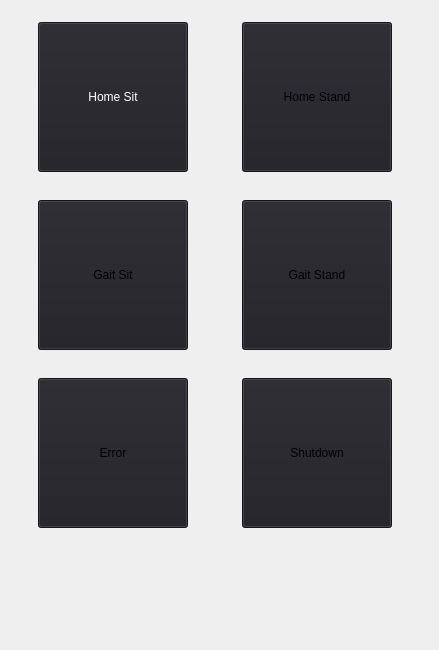
<?xml version="1.0" encoding="UTF-8"?>
<ui version="4.0">
 <class>March Input Device</class>
 <widget class="QWidget" name="March Input Device">
  <property name="geometry">
   <rect>
    <x>0</x>
    <y>0</y>
    <width>439</width>
    <height>650</height>
   </rect>
  </property>
  <property name="windowTitle">
   <string>March Input Device</string>
  </property>
  <widget class="QWidget" name="layoutWidget">
   <property name="geometry">
    <rect>
     <x>-10</x>
     <y>0</y>
     <width>451</width>
     <height>551</height>
    </rect>
   </property>
   <layout class="QGridLayout" name="gridLayout">
    <item row="1" column="1">
     <widget class="QPushButton" name="gait_stand_button">
      <property name="minimumSize">
       <size>
        <width>150</width>
        <height>150</height>
       </size>
      </property>
      <property name="maximumSize">
       <size>
        <width>150</width>
        <height>150</height>
       </size>
      </property>
      <property name="autoFillBackground">
       <bool>false</bool>
      </property>
      <property name="styleSheet">
       <string notr="true">background: url(:/buttons/img/gait_stand.png) no-repeat center center fixed;
background-color:#1F1E24;</string>
      </property>
      <property name="text">
       <string>Gait Stand</string>
      </property>
     </widget>
    </item>
    <item row="1" column="0">
     <widget class="QPushButton" name="gait_sit_button">
      <property name="minimumSize">
       <size>
        <width>150</width>
        <height>150</height>
       </size>
      </property>
      <property name="maximumSize">
       <size>
        <width>150</width>
        <height>150</height>
       </size>
      </property>
      <property name="autoFillBackground">
       <bool>false</bool>
      </property>
      <property name="styleSheet">
       <string notr="true">background: url(:/buttons/img/gait_sit.png) no-repeat center center fixed;
background-color:#1F1E24;</string>
      </property>
      <property name="text">
       <string>Gait Sit</string>
      </property>
     </widget>
    </item>
    <item row="0" column="1">
     <widget class="QPushButton" name="home_stand_button">
      <property name="minimumSize">
       <size>
        <width>150</width>
        <height>150</height>
       </size>
      </property>
      <property name="maximumSize">
       <size>
        <width>150</width>
        <height>150</height>
       </size>
      </property>
      <property name="autoFillBackground">
       <bool>false</bool>
      </property>
      <property name="styleSheet">
       <string notr="true">background: url(:/buttons/img/home_stand.png) no-repeat center center fixed;
background-color:#1F1E24;</string>
      </property>
      <property name="text">
       <string>Home Stand</string>
      </property>
     </widget>
    </item>
    <item row="0" column="0">
     <widget class="QPushButton" name="home_sit_button">
      <property name="minimumSize">
       <size>
        <width>150</width>
        <height>150</height>
       </size>
      </property>
      <property name="maximumSize">
       <size>
        <width>150</width>
        <height>150</height>
       </size>
      </property>
      <property name="autoFillBackground">
       <bool>false</bool>
      </property>
      <property name="styleSheet">
       <string notr="true">background: url(:/buttons/img/home_sit.png) no-repeat center center fixed;
background-color:#1F1E24;
color: white</string>
      </property>
      <property name="text">
       <string>Home Sit</string>
      </property>
     </widget>
    </item>
    <item row="2" column="0">
     <widget class="QPushButton" name="error_button">
      <property name="minimumSize">
       <size>
        <width>150</width>
        <height>150</height>
       </size>
      </property>
      <property name="maximumSize">
       <size>
        <width>150</width>
        <height>150</height>
       </size>
      </property>
      <property name="autoFillBackground">
       <bool>false</bool>
      </property>
      <property name="styleSheet">
       <string notr="true">background: url(:/buttons/img/error.png) no-repeat center center fixed;
background-color:#1F1E24;</string>
      </property>
      <property name="text">
       <string>Error</string>
      </property>
     </widget>
    </item>
    <item row="2" column="1">
     <widget class="QPushButton" name="off_button">
      <property name="minimumSize">
       <size>
        <width>150</width>
        <height>150</height>
       </size>
      </property>
      <property name="maximumSize">
       <size>
        <width>150</width>
        <height>150</height>
       </size>
      </property>
      <property name="autoFillBackground">
       <bool>false</bool>
      </property>
      <property name="styleSheet">
       <string notr="true">background: url(:/buttons/img/off.png) no-repeat center center fixed;
background-color:#1F1E24;</string>
      </property>
      <property name="text">
       <string>Shutdown</string>
      </property>
     </widget>
    </item>
   </layout>
  </widget>
 </widget>
 <resources>
  <include location="images.qrc"/>
 </resources>
 <connections/>
</ui>
